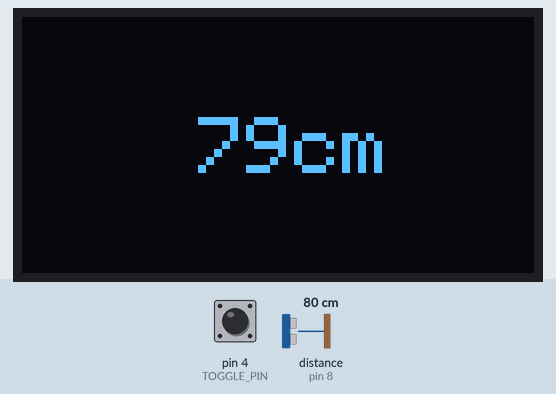
A sketch run on a simulated Arduino Nano, built with avr-gcc and run on an emulated ATmega328P. Parts: 128×64 one-colour display. Wiring (inferred from the names in the program): ultrasonic range finder: trigger pin 7; echo pin 8. The test bench sets the inputs (shaded band); at power-on: distance to the obstacle (sensor on pin 8) 80 cm, pin 4 (TOGGLE_PIN) HIGH. The echo pulse lasts 58.3 µs per cm; the display library's start-up logo is not drawn.

Above: at 1.2 s.
1.3 s: distance to the obstacle (sensor on pin 8) set to 4 cm
At 2.3 s:
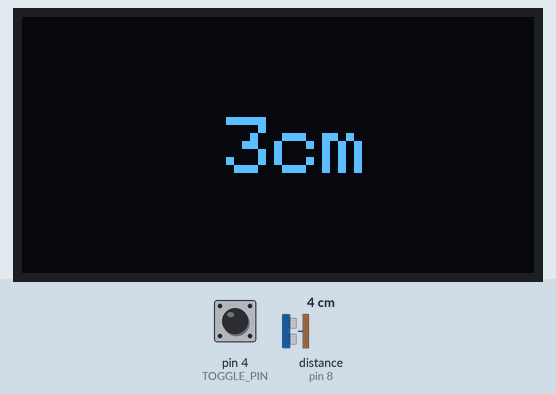
2.9 s: distance to the obstacle (sensor on pin 8) set to 2 cm
At 3.6 s:
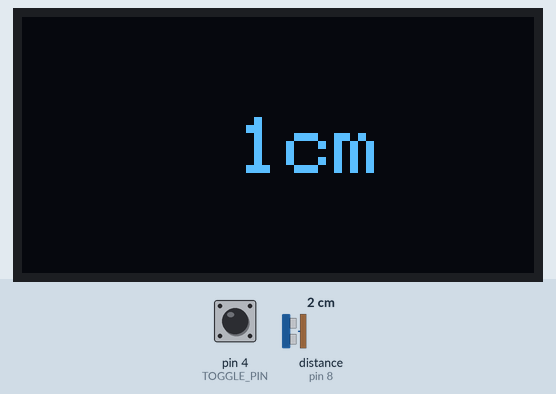
4.5 s: distance to the obstacle (sensor on pin 8) set to 9 cm
At 5.2 s:
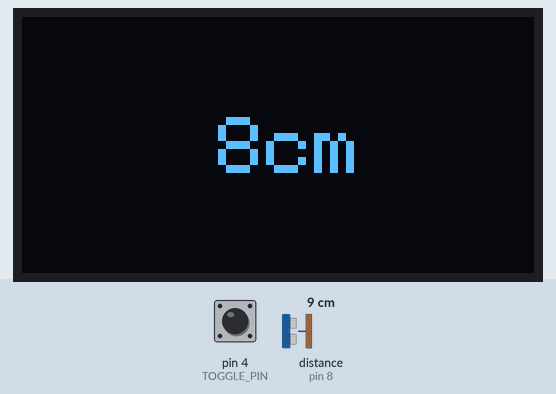
6.1 s: pin 4 (TOGGLE_PIN) pulsed LOW 2 times (0.12 s each, 0.3 s apart)
At 9.1 s:
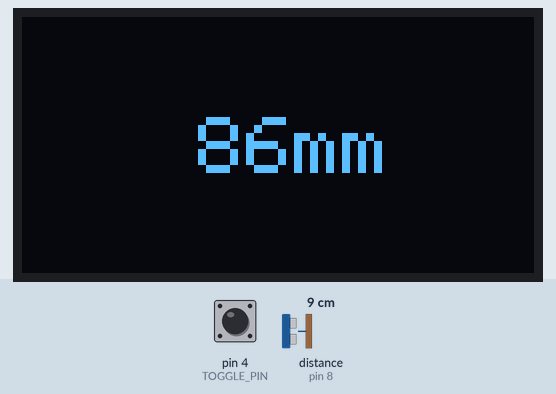
Timing chart, 0 to 9.7 s (numbered marks = the images above; inputs shaded):
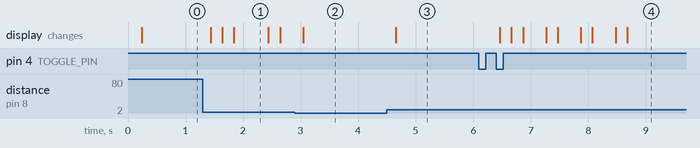

Measured:
- after the input at 1.3 s, the display: changes after 0.14 s (image 1)
- after the input at 2.9 s, the display: changes after 0.15 s (image 2)
- after the input at 4.5 s, the display: changes after 0.16 s (image 3)
- after the input at 6.1 s, the display: first changes after 0.37 s (image 4 shows a later state)
- what the display in image 1 shows lasts 0.6 s, from 1.8 s to 2.4 s

The sketch:

arduino-measure-height.ino
```cpp
#include "SSD1306_Writer.hpp"
#include "Toggle.hpp"
#include "Ultrasonic.hpp"

/*
nano:
- SDA: A4
- SCL: A5
*/

constexpr int DEBOUNCE_DELAY = 20; // ms
constexpr int TOGGLE_PIN = 4;
constexpr int TRIG_PIN = 7;
constexpr int ECHO_PIN = 8;

oled_ssd1306::SSD1306_Writer screen(2);

void setup() {
  Serial.begin(115200);
  screen.begin();
}

void loop() {
  constexpr int SENSOR_POLL_DELAY = 200;
  static long mainTimeReset = 0;
  long currentTime = millis();

  static int unitIndex = 0;
  static Toggle unitToggle(TOGGLE_PIN, DEBOUNCE_DELAY);
  static UltrasonicSensor ultrasonic(TRIG_PIN, ECHO_PIN, DistUnit::CENTIMETERS);

  if (unitToggle.isToggled()) {
    unitIndex = (unitIndex + 1) % 3;
    switch (unitIndex) {
    case 0:
      ultrasonic.setConversion(DistUnit::CENTIMETERS);
      break;
    case 1:
      ultrasonic.setConversion(DistUnit::INCHES);
      break;
    case 2:
      ultrasonic.setConversion(DistUnit::MILLIMITERS);
      break;
    default:
      break;
    }
  }

  if (currentTime - mainTimeReset > SENSOR_POLL_DELAY) {
    mainTimeReset = currentTime;
    screen.write(ultrasonic.readDistance(), ultrasonic.getUnitText());
  }
}
```

SSD1306_Writer.hpp
```cpp
#pragma once

#include <Adafruit_GFX.h>
#include <Adafruit_SSD1306.h>
#include <Wire.h>

namespace oled_ssd1306 {
enum class WriterUnit { centimeters, inches };

class SSD1306_Writer {
private:
  static constexpr int SCREEN_WIDTH = 128; // OLED display width,  in pixels
  static constexpr int SCREEN_HEIGHT = 64; // OLED display height, in pixels
  static constexpr int OLED_ADDR = 0x3C;

  static constexpr int CHAR_WIDTH = 5;
  static constexpr int CHAR_HEIGHT = 7;

  Adafruit_SSD1306 m_screen;
  int m_scaling;
  bool validState;

public:
  SSD1306_Writer();
  SSD1306_Writer(int scaling);

  bool begin();

  void write(int num, String unit);
};

SSD1306_Writer::SSD1306_Writer()
    : m_screen{SCREEN_WIDTH, SCREEN_HEIGHT, &Wire, -1}, m_scaling(1) {}

SSD1306_Writer::SSD1306_Writer(int scaling)
    : m_screen{SCREEN_WIDTH, SCREEN_HEIGHT, &Wire, -1}, m_scaling(scaling) {}

bool SSD1306_Writer::begin() {
  if (!m_screen.begin(SSD1306_SWITCHCAPVCC, OLED_ADDR)) {
    validState = false;
    return validState;
  }
  m_screen.setTextSize(m_scaling);
  m_screen.setTextColor(WHITE);
  m_screen.display();
  validState = true;
  return validState;
}

void SSD1306_Writer::write(int num, String unit) {
  if (!validState) {
    return;
  }
  using s13 = SSD1306_Writer;
  const int xhalf =
      (s13::SCREEN_WIDTH - (log10(num) + unit.length()) * s13::CHAR_WIDTH * m_scaling) / 2;
  const int yhalf = (s13::SCREEN_HEIGHT - s13::CHAR_HEIGHT * m_scaling) / 2;

  m_screen.clearDisplay();
  m_screen.setCursor(xhalf, yhalf);
  m_screen.print(num);
  m_screen.print(unit);
  m_screen.display();
}

} // namespace oled_ssd1306
```

Toggle.hpp
```cpp
#pragma once

enum class ToggleWhen { low, high };

/**
 * @brief Keeps track of the press state of a press switch, so that it can
 * simulate a toggle switch. It also starts pin in INPUT_PULLUP automatically.
 *
 */
class Toggle {
private:
  const long m_debounceDelay;
  const int m_pin;
  const ToggleWhen m_switchWhen;

  // m_lastDebounce is a member variable because that way I can initialize a
  // base time when begin is called.

  long m_lastDebounce;
  int m_switchState;
  bool m_toggleState;
  int m_lastState;

  void begin();
  bool canToggle(int thisState) const;

public:
  /**
   * @brief Default constructor is disallowed
   *
   */
  Toggle() = delete;

  /**
   * @brief Construct a new Toggle object with a given initial state
   *
   * @param pin pin id where switch is connected
   */
  Toggle(uint8_t pin);

  /**
   * @brief Construct a new Toggle object with a given initial state
   *
   * @param pin pin id where switch is connected
   * @param switchWhen state on which a toggle will occur (default is HIGH)
   */
  Toggle(uint8_t pin, ToggleWhen switchWhen);

  /**
   * @brief Construct a new Toggle object with a given initial state
   *
   * @param pin pin id where switch is connected
   * @param dTime amount of time under which reject changes (debounce)
   */
  Toggle(uint8_t pin, long dTime);

  /**
   * @brief Construct a new Toggle object with a given initial state
   *
   * @param pin pin id where switch is connected
   * @param switchWhen state on which a toggle will occur (default is HIGH)
   * @param dTime amount of time under which reject changes (debounce)
   */
  Toggle(uint8_t pin, ToggleWhen switchWhen, long dTime);

  // default destructor

  /**
   * @brief Determine if signal has changed since last call
   *
   * @return true if switch state has changed
   * @return false otherwise
   */
  bool isToggled();

  /**
   * @brief Determine the state of the last update
   *
   * @return true if last update recorded HIGH,
   * @return false otherwise
   */
  bool isHigh() const;

  /**
   * @brief Determine the state of the last update
   *
   * @return true if last update recorded LOW,
   * @return false otherwise
   */
  bool isLow() const;

  /**
   * @brief Determine the state of the simulated toggle
   *
   * @return true if the toggle would be ON,
   * @return false otherwise
   */
  bool isOn() const;

  /**
   * @brief Determine the state of the simulated toggle
   *
   * @return true if the toggle would be OFF,
   * @return false otherwise
   */
  bool isOff() const;
};

void Toggle::begin() {
  pinMode(m_pin, INPUT_PULLUP);
  m_switchState = digitalRead(m_pin);
}

bool Toggle::canToggle(int thisState) const {
  switch (m_switchWhen) {
  case ToggleWhen::high:
    return thisState == HIGH;

  case ToggleWhen::low:
    return thisState == LOW;

  default:
    // this should never happen
    return false;
  }
}

Toggle::Toggle(uint8_t pin)
    : m_pin(pin), m_toggleState(false), m_lastDebounce(millis()),
      m_debounceDelay(0), m_switchWhen(ToggleWhen::high), m_lastState(LOW) {
  begin();
}

Toggle::Toggle(uint8_t pin, ToggleWhen switchWhen)
    : m_pin(pin), m_toggleState(false), m_lastDebounce(millis()),
      m_debounceDelay(0), m_switchWhen(switchWhen), m_lastState(LOW) {
  begin();
}

Toggle::Toggle(uint8_t pin, long dTime)
    : m_pin(pin), m_toggleState(false), m_lastDebounce(millis()),
      m_debounceDelay(dTime), m_switchWhen(ToggleWhen::high), m_lastState(LOW) {
  begin();
}

Toggle::Toggle(uint8_t pin, ToggleWhen switchWhen, long dTime)
    : m_pin(pin), m_toggleState(false), m_lastDebounce(millis()),
      m_debounceDelay(dTime), m_switchWhen(switchWhen), m_lastState(LOW) {
  begin();
}

bool Toggle::isToggled() {
  // reference for debounce code
  // https://docs.arduino.cc/built-in-examples/digital/Debounce

  int newState = digitalRead(m_pin);
  long now = millis();
  if (m_lastState != newState) {
    m_lastDebounce = now;
  }
  m_lastState = newState;
  if (now - m_lastDebounce > m_debounceDelay) {
    bool changed = m_switchState != newState;
    m_switchState = newState;
    if (changed && canToggle(newState)) {
      m_toggleState = !m_toggleState;
      return true;
    }
  }
  return false;
}

bool Toggle::isHigh() const { return m_switchState == HIGH; }

bool Toggle::isLow() const { return m_switchState == LOW; }

bool Toggle::isOn() const { return m_toggleState; }

bool Toggle::isOff() const { return !m_toggleState; }
```

Ultrasonic.hpp
```cpp
#pragma once
enum class DistUnit { CENTIMETERS, INCHES, MILLIMITERS, METERS };

class UltrasonicSensor {
private:
  int m_trigPin;
  int m_echoPin;
  float m_cache;
  float m_convfact;
  DistUnit m_unit;

  static float getConvFactor(DistUnit unit) {
    float factor = 343 / 2;
    switch (unit) {
    case DistUnit::CENTIMETERS:
      // 10^-6 * 10^2
      factor *= 0.0001;
      break;

    case DistUnit::INCHES:
      // 10^-6 * 10^2 / 2.54
      factor *= 3.937007874015748e-5f;
      break;

    case DistUnit::MILLIMITERS:
      // 10^-6 * 10^3
      factor *= 0.001;
      break;

    case DistUnit::METERS:
      // 10^-6 * 10^6
      factor *= 1;
      break;

    default:
      break;
    }
    return factor;
  }

public:
  UltrasonicSensor() = delete;
  ~UltrasonicSensor() {}

  UltrasonicSensor(int trigPin, int echoPin) : m_trigPin(trigPin), m_echoPin(echoPin) {
    setConversion(DistUnit::CENTIMETERS);
    pinMode(m_trigPin, OUTPUT);
    pinMode(m_echoPin, INPUT);
  }

  UltrasonicSensor(int trigPin, int echoPin, DistUnit unit) : m_trigPin(trigPin), m_echoPin(echoPin) {
    setConversion(unit);
    pinMode(m_trigPin, OUTPUT);
    pinMode(m_echoPin, INPUT);
  }

  float readDistance() {
    // set pin to reset sensor in low
    digitalWrite(m_trigPin, LOW);
    delayMicroseconds(2);

    // set sensor to send pulses
    digitalWrite(m_trigPin, HIGH);
    delayMicroseconds(10);
    // stop sending pulses and read delay (in us)
    digitalWrite(m_trigPin, LOW);

    m_cache = pulseIn(m_echoPin, HIGH);
    return m_cache * m_convfact;
  }

  float readCache(DistUnit unit) {
    return m_cache * getConvFactor(unit);
  }

  void setConversion(DistUnit unit) {
    m_unit = unit;
    m_convfact = UltrasonicSensor::getConvFactor(m_unit);
  }

  char * getUnitText() {
    switch (m_unit) {
    case DistUnit::CENTIMETERS:
      return "cm";

    case DistUnit::INCHES:
      return "in";

    case DistUnit::MILLIMITERS:
      return "mm";

    case DistUnit::METERS:
      return "m";

    default:
      return "";
    }
  }
};
```
